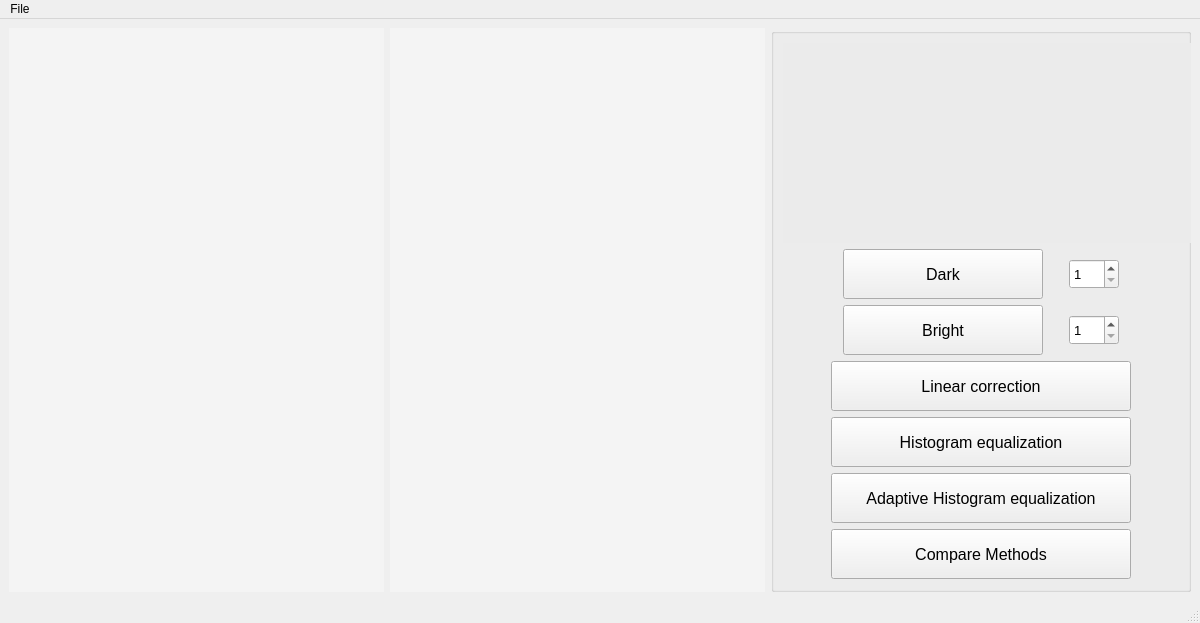
<?xml version="1.0" encoding="UTF-8"?>
<ui version="4.0">
 <class>MainWindow</class>
 <widget class="QMainWindow" name="MainWindow">
  <property name="geometry">
   <rect>
    <x>0</x>
    <y>0</y>
    <width>1200</width>
    <height>623</height>
   </rect>
  </property>
  <property name="minimumSize">
   <size>
    <width>1200</width>
    <height>623</height>
   </size>
  </property>
  <property name="windowTitle">
   <string>MainWindow</string>
  </property>
  <widget class="QWidget" name="centralwidget">
   <layout class="QGridLayout" name="gridLayout_2">
    <item row="0" column="0">
     <layout class="QHBoxLayout" name="horizontalLayout_9">
      <item>
       <layout class="QHBoxLayout" name="horizontalLayout_8">
        <item>
         <widget class="QLabel" name="label_Original">
          <property name="minimumSize">
           <size>
            <width>350</width>
            <height>350</height>
           </size>
          </property>
          <property name="maximumSize">
           <size>
            <width>16777215</width>
            <height>16777215</height>
           </size>
          </property>
          <property name="styleSheet">
           <string notr="true">background-color: rgb(244, 244, 244);

</string>
          </property>
          <property name="text">
           <string/>
          </property>
         </widget>
        </item>
        <item>
         <widget class="QLabel" name="label_Edit">
          <property name="minimumSize">
           <size>
            <width>350</width>
            <height>350</height>
           </size>
          </property>
          <property name="maximumSize">
           <size>
            <width>16777215</width>
            <height>16777215</height>
           </size>
          </property>
          <property name="styleSheet">
           <string notr="true">background-color: rgb(244, 244, 244);
</string>
          </property>
          <property name="text">
           <string/>
          </property>
         </widget>
        </item>
       </layout>
      </item>
      <item>
       <widget class="QGroupBox" name="groupBox">
        <property name="enabled">
         <bool>true</bool>
        </property>
        <property name="minimumSize">
         <size>
          <width>420</width>
          <height>550</height>
         </size>
        </property>
        <property name="maximumSize">
         <size>
          <width>420</width>
          <height>16777215</height>
         </size>
        </property>
        <property name="title">
         <string/>
        </property>
        <layout class="QGridLayout" name="gridLayout">
         <item row="0" column="0">
          <layout class="QVBoxLayout" name="verticalLayout_2">
           <item>
            <widget class="Histogram" name="label_Histogram" native="true">
             <property name="minimumSize">
              <size>
               <width>420</width>
               <height>200</height>
              </size>
             </property>
             <property name="maximumSize">
              <size>
               <width>420</width>
               <height>200</height>
              </size>
             </property>
             <property name="styleSheet">
              <string notr="true">background-color: rgb(235, 235, 235);
</string>
             </property>
             <property name="text" stdset="0">
              <string/>
             </property>
            </widget>
           </item>
           <item>
            <layout class="QVBoxLayout" name="verticalLayout">
             <item>
              <layout class="QHBoxLayout" name="horizontalLayout_2">
               <item>
                <spacer name="horizontalSpacer_2">
                 <property name="orientation">
                  <enum>Qt::Horizontal</enum>
                 </property>
                 <property name="sizeType">
                  <enum>QSizePolicy::Minimum</enum>
                 </property>
                 <property name="sizeHint" stdset="0">
                  <size>
                   <width>40</width>
                   <height>30</height>
                  </size>
                 </property>
                </spacer>
               </item>
               <item>
                <widget class="QPushButton" name="pushButton_Dark">
                 <property name="minimumSize">
                  <size>
                   <width>200</width>
                   <height>50</height>
                  </size>
                 </property>
                 <property name="maximumSize">
                  <size>
                   <width>200</width>
                   <height>50</height>
                  </size>
                 </property>
                 <property name="font">
                  <font>
                   <pointsize>12</pointsize>
                  </font>
                 </property>
                 <property name="text">
                  <string>Dark</string>
                 </property>
                </widget>
               </item>
               <item>
                <widget class="QSpinBox" name="spinBox_Dark">
                 <property name="minimumSize">
                  <size>
                   <width>50</width>
                   <height>30</height>
                  </size>
                 </property>
                 <property name="maximumSize">
                  <size>
                   <width>50</width>
                   <height>30</height>
                  </size>
                 </property>
                 <property name="sizeIncrement">
                  <size>
                   <width>50</width>
                   <height>0</height>
                  </size>
                 </property>
                 <property name="font">
                  <font>
                   <pointsize>10</pointsize>
                  </font>
                 </property>
                 <property name="minimum">
                  <number>1</number>
                 </property>
                 <property name="maximum">
                  <number>10</number>
                 </property>
                </widget>
               </item>
               <item>
                <spacer name="horizontalSpacer">
                 <property name="orientation">
                  <enum>Qt::Horizontal</enum>
                 </property>
                 <property name="sizeType">
                  <enum>QSizePolicy::Minimum</enum>
                 </property>
                 <property name="sizeHint" stdset="0">
                  <size>
                   <width>40</width>
                   <height>30</height>
                  </size>
                 </property>
                </spacer>
               </item>
              </layout>
             </item>
             <item>
              <layout class="QHBoxLayout" name="horizontalLayout_3">
               <item>
                <spacer name="horizontalSpacer_6">
                 <property name="orientation">
                  <enum>Qt::Horizontal</enum>
                 </property>
                 <property name="sizeType">
                  <enum>QSizePolicy::Minimum</enum>
                 </property>
                 <property name="sizeHint" stdset="0">
                  <size>
                   <width>40</width>
                   <height>30</height>
                  </size>
                 </property>
                </spacer>
               </item>
               <item>
                <widget class="QPushButton" name="pushButton_Bright">
                 <property name="minimumSize">
                  <size>
                   <width>200</width>
                   <height>50</height>
                  </size>
                 </property>
                 <property name="maximumSize">
                  <size>
                   <width>200</width>
                   <height>50</height>
                  </size>
                 </property>
                 <property name="font">
                  <font>
                   <pointsize>12</pointsize>
                  </font>
                 </property>
                 <property name="text">
                  <string>Bright</string>
                 </property>
                </widget>
               </item>
               <item>
                <widget class="QSpinBox" name="spinBox_Bright">
                 <property name="minimumSize">
                  <size>
                   <width>50</width>
                   <height>30</height>
                  </size>
                 </property>
                 <property name="maximumSize">
                  <size>
                   <width>50</width>
                   <height>30</height>
                  </size>
                 </property>
                 <property name="sizeIncrement">
                  <size>
                   <width>50</width>
                   <height>0</height>
                  </size>
                 </property>
                 <property name="font">
                  <font>
                   <pointsize>10</pointsize>
                  </font>
                 </property>
                 <property name="minimum">
                  <number>1</number>
                 </property>
                 <property name="maximum">
                  <number>10</number>
                 </property>
                </widget>
               </item>
               <item>
                <spacer name="horizontalSpacer_5">
                 <property name="orientation">
                  <enum>Qt::Horizontal</enum>
                 </property>
                 <property name="sizeType">
                  <enum>QSizePolicy::Minimum</enum>
                 </property>
                 <property name="sizeHint" stdset="0">
                  <size>
                   <width>40</width>
                   <height>30</height>
                  </size>
                 </property>
                </spacer>
               </item>
              </layout>
             </item>
             <item>
              <layout class="QHBoxLayout" name="horizontalLayout_4">
               <item>
                <spacer name="horizontalSpacer_3">
                 <property name="orientation">
                  <enum>Qt::Horizontal</enum>
                 </property>
                 <property name="sizeType">
                  <enum>QSizePolicy::Minimum</enum>
                 </property>
                 <property name="sizeHint" stdset="0">
                  <size>
                   <width>40</width>
                   <height>50</height>
                  </size>
                 </property>
                </spacer>
               </item>
               <item>
                <widget class="QPushButton" name="pushButton_Linear_correction">
                 <property name="minimumSize">
                  <size>
                   <width>300</width>
                   <height>50</height>
                  </size>
                 </property>
                 <property name="maximumSize">
                  <size>
                   <width>300</width>
                   <height>50</height>
                  </size>
                 </property>
                 <property name="font">
                  <font>
                   <pointsize>12</pointsize>
                  </font>
                 </property>
                 <property name="text">
                  <string>Linear correction</string>
                 </property>
                </widget>
               </item>
               <item>
                <spacer name="horizontalSpacer_4">
                 <property name="orientation">
                  <enum>Qt::Horizontal</enum>
                 </property>
                 <property name="sizeType">
                  <enum>QSizePolicy::Minimum</enum>
                 </property>
                 <property name="sizeHint" stdset="0">
                  <size>
                   <width>40</width>
                   <height>50</height>
                  </size>
                 </property>
                </spacer>
               </item>
              </layout>
             </item>
             <item>
              <layout class="QHBoxLayout" name="horizontalLayout_5">
               <item>
                <spacer name="horizontalSpacer_7">
                 <property name="orientation">
                  <enum>Qt::Horizontal</enum>
                 </property>
                 <property name="sizeType">
                  <enum>QSizePolicy::Minimum</enum>
                 </property>
                 <property name="sizeHint" stdset="0">
                  <size>
                   <width>40</width>
                   <height>50</height>
                  </size>
                 </property>
                </spacer>
               </item>
               <item>
                <widget class="QPushButton" name="pushButton_Histogram_Equalization">
                 <property name="minimumSize">
                  <size>
                   <width>300</width>
                   <height>50</height>
                  </size>
                 </property>
                 <property name="maximumSize">
                  <size>
                   <width>300</width>
                   <height>50</height>
                  </size>
                 </property>
                 <property name="font">
                  <font>
                   <pointsize>12</pointsize>
                  </font>
                 </property>
                 <property name="text">
                  <string>Histogram equalization</string>
                 </property>
                </widget>
               </item>
               <item>
                <spacer name="horizontalSpacer_8">
                 <property name="orientation">
                  <enum>Qt::Horizontal</enum>
                 </property>
                 <property name="sizeType">
                  <enum>QSizePolicy::Minimum</enum>
                 </property>
                 <property name="sizeHint" stdset="0">
                  <size>
                   <width>40</width>
                   <height>50</height>
                  </size>
                 </property>
                </spacer>
               </item>
              </layout>
             </item>
             <item>
              <layout class="QHBoxLayout" name="horizontalLayout_6">
               <property name="sizeConstraint">
                <enum>QLayout::SetFixedSize</enum>
               </property>
               <item>
                <spacer name="horizontalSpacer_9">
                 <property name="orientation">
                  <enum>Qt::Horizontal</enum>
                 </property>
                 <property name="sizeType">
                  <enum>QSizePolicy::Minimum</enum>
                 </property>
                 <property name="sizeHint" stdset="0">
                  <size>
                   <width>40</width>
                   <height>50</height>
                  </size>
                 </property>
                </spacer>
               </item>
               <item>
                <widget class="QPushButton" name="pushButton_Adaptive_Histogram_Equalization">
                 <property name="minimumSize">
                  <size>
                   <width>300</width>
                   <height>50</height>
                  </size>
                 </property>
                 <property name="maximumSize">
                  <size>
                   <width>300</width>
                   <height>50</height>
                  </size>
                 </property>
                 <property name="font">
                  <font>
                   <pointsize>12</pointsize>
                  </font>
                 </property>
                 <property name="text">
                  <string>Adaptive Histogram equalization</string>
                 </property>
                </widget>
               </item>
               <item>
                <spacer name="horizontalSpacer_10">
                 <property name="orientation">
                  <enum>Qt::Horizontal</enum>
                 </property>
                 <property name="sizeType">
                  <enum>QSizePolicy::Minimum</enum>
                 </property>
                 <property name="sizeHint" stdset="0">
                  <size>
                   <width>40</width>
                   <height>50</height>
                  </size>
                 </property>
                </spacer>
               </item>
              </layout>
             </item>
             <item>
              <layout class="QHBoxLayout" name="horizontalLayout_7">
               <property name="sizeConstraint">
                <enum>QLayout::SetFixedSize</enum>
               </property>
               <item>
                <spacer name="horizontalSpacer_11">
                 <property name="orientation">
                  <enum>Qt::Horizontal</enum>
                 </property>
                 <property name="sizeType">
                  <enum>QSizePolicy::Minimum</enum>
                 </property>
                 <property name="sizeHint" stdset="0">
                  <size>
                   <width>40</width>
                   <height>50</height>
                  </size>
                 </property>
                </spacer>
               </item>
               <item>
                <widget class="QPushButton" name="pushButton_Compare_Methods">
                 <property name="minimumSize">
                  <size>
                   <width>300</width>
                   <height>50</height>
                  </size>
                 </property>
                 <property name="maximumSize">
                  <size>
                   <width>300</width>
                   <height>50</height>
                  </size>
                 </property>
                 <property name="font">
                  <font>
                   <pointsize>12</pointsize>
                  </font>
                 </property>
                 <property name="text">
                  <string>Compare Methods</string>
                 </property>
                </widget>
               </item>
               <item>
                <spacer name="horizontalSpacer_12">
                 <property name="orientation">
                  <enum>Qt::Horizontal</enum>
                 </property>
                 <property name="sizeType">
                  <enum>QSizePolicy::Minimum</enum>
                 </property>
                 <property name="sizeHint" stdset="0">
                  <size>
                   <width>40</width>
                   <height>50</height>
                  </size>
                 </property>
                </spacer>
               </item>
              </layout>
             </item>
            </layout>
           </item>
          </layout>
         </item>
         <item row="1" column="0">
          <spacer name="verticalSpacer_2">
           <property name="orientation">
            <enum>Qt::Vertical</enum>
           </property>
           <property name="sizeType">
            <enum>QSizePolicy::Expanding</enum>
           </property>
           <property name="sizeHint" stdset="0">
            <size>
             <width>1</width>
             <height>1</height>
            </size>
           </property>
          </spacer>
         </item>
        </layout>
       </widget>
      </item>
     </layout>
    </item>
   </layout>
  </widget>
  <widget class="QMenuBar" name="menubar">
   <property name="geometry">
    <rect>
     <x>0</x>
     <y>0</y>
     <width>1200</width>
     <height>26</height>
    </rect>
   </property>
   <widget class="QMenu" name="menuFile">
    <property name="title">
     <string>File</string>
    </property>
    <addaction name="actionOpen"/>
    <addaction name="actionSave"/>
    <addaction name="separator"/>
    <addaction name="actionExit"/>
   </widget>
   <addaction name="menuFile"/>
  </widget>
  <widget class="QStatusBar" name="statusbar"/>
  <action name="actionOpen">
   <property name="text">
    <string>Open</string>
   </property>
   <property name="shortcut">
    <string>Ctrl+O</string>
   </property>
  </action>
  <action name="actionSave">
   <property name="text">
    <string>Save</string>
   </property>
   <property name="shortcut">
    <string>Ctrl+S</string>
   </property>
  </action>
  <action name="actionExit">
   <property name="text">
    <string>Exit</string>
   </property>
   <property name="shortcut">
    <string>Esc</string>
   </property>
  </action>
 </widget>
 <customwidgets>
  <customwidget>
   <class>Histogram</class>
   <extends>QWidget</extends>
   <header>histogram.h</header>
   <container>1</container>
  </customwidget>
 </customwidgets>
 <resources/>
 <connections>
  <connection>
   <sender>menubar</sender>
   <signal>hovered(QAction*)</signal>
   <receiver>label_Edit</receiver>
   <slot>clear()</slot>
   <hints>
    <hint type="sourcelabel">
     <x>303</x>
     <y>14</y>
    </hint>
    <hint type="destinationlabel">
     <x>427</x>
     <y>111</y>
    </hint>
   </hints>
  </connection>
  <connection>
   <sender>pushButton_Linear_correction</sender>
   <signal>clicked()</signal>
   <receiver>label_Edit</receiver>
   <slot>clear()</slot>
   <hints>
    <hint type="sourcelabel">
     <x>1117</x>
     <y>404</y>
    </hint>
    <hint type="destinationlabel">
     <x>760</x>
     <y>366</y>
    </hint>
   </hints>
  </connection>
  <connection>
   <sender>menubar</sender>
   <signal>hovered(QAction*)</signal>
   <receiver>label_Original</receiver>
   <slot>clear()</slot>
   <hints>
    <hint type="sourcelabel">
     <x>57</x>
     <y>16</y>
    </hint>
    <hint type="destinationlabel">
     <x>59</x>
     <y>66</y>
    </hint>
   </hints>
  </connection>
 </connections>
</ui>
